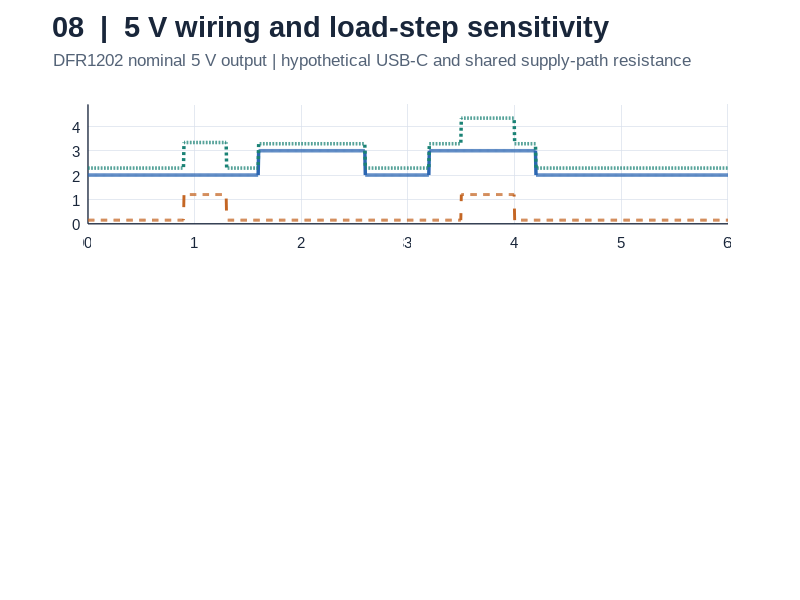

The MATLAB source for this figure: (Note: this script raises an error after producing the figure.)
%% Electrical Figure 08
% 5 V USB-C POWER-PATH SENSITIVITY TO LOAD STEPS AND WIRING RESISTANCE
% WRO 2026 Future Engineers | engineering_journal/2-elec.md
%
% This is a PHYSICS-BASED PLANNING MODEL, NOT MEASURED VOLTAGE DATA.
% Only published ratings below are treated as specifications:
%   DFR1202 nominal output: 5 V +/-1%, maximum 16 A (DFRobot DFR1202).
%   Raspberry Pi low-voltage warning reference: 4.63 V +/-5% (Raspberry Pi).
%   Raspberry Pi reliability guidance also discusses keeping supply >=4.8 V.
% The applied loads, resistances and event times are ALL EXPLICIT ASSUMPTIONS.
%
% The Pi receives DFR1202 power through a USB-C cable. This hypothetical
% path includes the Pi + camera + cooler, HAT electronics and 3.3-V subloads.
% The steering servo shares the Pi-side 5-V rail ONLY if external DFR0604
% VP is unpowered. The RPLIDAR is supplied separately from the 5-V buck;
% its 0.4-A operating load is NOT included in the Pi USB cable current.
%
% Interpretation: voltage at the Pi-side 5-V node is approximated as
% V_pi = V_buck - I_usb * (R_usb_path + R_shared_path).
% This models *resistive* load-step sensitivity, NOT dynamic converter output,
% firmware behavior, actual cable geometry, PD negotiation or servo transients.
%
% Requirements: Base MATLAB R2020a+ for exportgraphics. Run entire script.
% Outputs next to this script:
%   results/08_transient_timeline.png
%   results/simulation_inputs.mat
% No CSV or summary.txt is created.

clearvars; close all; clc;

%% 1. USER INPUTS -- identify every evidence class
p.project = 'YBR-SUNFLOWER | WRO 2026 Future Engineers';
p.figureID = '08 (final electrical MATLAB figure)';
p.modelType = 'Illustrative resistive load-step model; NOT physical measurements';

% Published equipment references, not claimed measurements:
p.converterNominalOutputV = 5.00; % DFR1202: 5 V +/-1%; nominal setpoint
p.converterPublishedToleranceV = 0.05; % 1% of 5 V, not a ripple estimate
p.piLowVoltageWarningV = 4.63;   % Raspberry Pi published low-voltage detection nominal
p.piDesignReferenceV = 4.80;      % Pi reliability guidance / planning reference

% Align the normal/servo values to MATLAB Electrical Figure 01 load budget.
p.piCameraCoolerBaseA = 2.00;     % SCENARIO: combined Pi 5 + camera + cooler
p.hatElectronicsA = 0.120;        % SCENARIO: DFR0592 + DFR0604 logic
p.imuCurrentA = 0.005;           % SEN0253 published operating current (3.3 V)
p.buttonCurrentA = 0.020;        % SCENARIO: DFR0785-W at 3.3 V
p.logic3v3V = 3.3;               % board breakout nominal
p.fiveVBusV = 5.0;
p.servoNoLoadA = 0.150;           % SCENARIO: user's generic 17g servo no-load estimate
p.servoHighLoadA = 1.200;        % SCENARIO: user's generic 17g servo stall-envelope upper
p.piComputeExtraA = 1.00;        % SCENARIO: extra Pi input draw during computation
p.servoViaPi5VRail = true;       % ASSUMPTION: DFR0604 external VP is unpowered

% These are *effective round-trip / common-path resistances*, including
% wires, contacts and supply-path effects. NOT measured cable resistances.
scenarioName = { ...
    'Low-R reference', ...
    'Planning cable + contacts', ...
    'Higher shared resistance', ...
    'Higher USB-C path resistance'};
scenarioUSBohm = [0.020 0.045 0.045 0.100];
scenarioCommonOhm = [0.005 0.010 0.035 0.010];

p.durationS = 6.0;
p.dtS = 0.005;
p.computeEvent1S = [1.60 2.60];
p.computeEvent2S = [3.20 4.20];
p.servoEvent1S = [0.90 1.30];
p.servoEvent2S = [3.50 4.00];

%% 2. Validate assumptions and calculate the electrical power path
assert(p.converterNominalOutputV>0 && p.dtS>0 && p.durationS>0);
assert(p.servoViaPi5VRail, ...
    'This model assumes DFR0604 external VP is unused; edit architecture first.');
assert(p.servoHighLoadA>=p.servoNoLoadA && p.piComputeExtraA>=0);
assert(all(scenarioUSBohm>=0) && all(scenarioCommonOhm>=0));
assert(numel(scenarioName)==numel(scenarioUSBohm));
assert(p.logic3v3V>0 && p.fiveVBusV>p.logic3v3V);

% First-order equivalent of a downstream 3.3 V load, assuming ideal 3.3-V
% conversion (so it is not falsely counted as 3.3 V + 5 V independently).
I3v3EquivalentAt5A = p.logic3v3V * ...
    (p.imuCurrentA+p.buttonCurrentA) / p.fiveVBusV;

% The RPLIDAR has its own DFR1202 output branch, so it is deliberately
% excluded here. This model predicts the USB-C / Pi-side node only.
t = (0:p.dtS:p.durationS)';
computeActive = (t>=p.computeEvent1S(1) & t<p.computeEvent1S(2)) | ...
                (t>=p.computeEvent2S(1) & t<p.computeEvent2S(2));
servoActive = (t>=p.servoEvent1S(1) & t<p.servoEvent1S(2)) | ...
              (t>=p.servoEvent2S(1) & t<p.servoEvent2S(2));

IpiA = p.piCameraCoolerBaseA + p.piComputeExtraA * double(computeActive);
IservoA = p.servoNoLoadA + ...
    (p.servoHighLoadA-p.servoNoLoadA) * double(servoActive);
IusbA = IpiA + p.hatElectronicsA + I3v3EquivalentAt5A + IservoA;

% Quasi-static resistor model; step changes are intentional. DO NOT read
% the sharp steps as actual converter bandwidth or physical rise time.
nScenario = numel(scenarioName);
Vpi = zeros(numel(t),nScenario);
for k=1:nScenario
    Vpi(:,k) = p.converterNominalOutputV - ...
        IusbA * (scenarioUSBohm(k)+scenarioCommonOhm(k));
end

minimumV = min(Vpi,[],1);
referenceCurrentA = p.piCameraCoolerBaseA+p.hatElectronicsA+ ...
    I3v3EquivalentAt5A+p.servoNoLoadA;
peakCurrentA = max(IusbA);

%% 3. Figure style -- MATCH Figures 01-07: white axes, dark typography
ink      = [0.10 0.15 0.23];
muted    = [0.33 0.39 0.47];
gridGrey = [0.85 0.88 0.92];
blue     = [0.17 0.40 0.70];
teal     = [0.10 0.51 0.46];
purple   = [0.52 0.34 0.66];
amber    = [0.77 0.40 0.14];
warn     = [0.72 0.27 0.24];
colors = [blue; teal; purple; amber];

fig=figure('Color',[1 1 1],'Units','pixels', ...
    'Position',[70 70 1480 940]);
set(fig,'InvertHardcopy','off');

annotation(fig,'textbox',[0.066 0.929 0.89 0.053], ...
    'String','08  |  5 V wiring and load-step sensitivity', ...
    'FontName','Arial','FontSize',21,'FontWeight','bold', ...
    'Color',ink,'LineStyle','none','Interpreter','none');
annotation(fig,'textbox',[0.067 0.884 0.88 0.039], ...
    'String','DFR1202 nominal 5 V output | hypothetical USB-C and shared supply-path resistance', ...
    'FontName','Arial','FontSize',12.4,'Color',muted, ...
    'LineStyle','none','Interpreter','none');

%% 4. Upper panel: explicit current-demand timeline
ax1=axes('Parent',fig,'Position',[0.110 0.627 0.800 0.199], ...
    'Color',[1 1 1]);
hold(ax1,'on');
plot(ax1,t,IpiA,'-','Color',blue,'LineWidth',2.5);
plot(ax1,t,IservoA,'--','Color',amber,'LineWidth',2.1);
plot(ax1,t,IusbA,':','Color',teal,'LineWidth',2.5);
set(ax1,'XLim',[0 p.durationS],'YLim',[0 4.9], ...
    'XColor',ink,'YColor',ink,'FontName','Arial','FontSize',11.0, ...
    'LineWidth',0.95,'TickLength',[0 0], ...
    'Box','off','XGrid','on','YGrid','on','GridColor',gridGrey, ...
    'GridAlpha',0.70,'Layer','bottom');
ax1.Color=[1 1 1];
ylabel(ax1,'Modeled current (A)', ...
    'Color',ink,'FontName','Arial','FontSize',11.6,'FontWeight','bold');
lg1=legend(ax1,{'Pi-side compute','Servo','USB-C path total'}, ...
    'Location','northwest','Orientation','horizontal', ...
    'FontName','Arial','FontSize',10.0, ...
    'TextColor',ink,'Box','off');
lg1.Color=[1 1 1];

%% 5. Lower panel: same input schedule, different hypothesized resistances
ax2=axes('Parent',fig,'Position',[0.110 0.300 0.800 0.258], ...
    'Color',[1 1 1]);
hold(ax2,'on');
plots=gobjects(1,nScenario);
for k=1:nScenario
    plots(k)=plot(ax2,t,Vpi(:,k),'-', ...
        'Color',colors(k,:),'LineWidth',2.25);
end
plot(ax2,[0 p.durationS],[p.piDesignReferenceV p.piDesignReferenceV], ...
    '--','Color',amber,'LineWidth',1.45,'HandleVisibility','off');
plot(ax2,[0 p.durationS],[p.piLowVoltageWarningV p.piLowVoltageWarningV], ...
    ':','Color',warn,'LineWidth',1.65,'HandleVisibility','off');

% Reference lines labeled at right, outside the principal event windows.
text(ax2,p.durationS-0.07,p.piDesignReferenceV+0.013, ...
    '4.80 V design reference','Color',amber, ...
    'FontName','Arial','FontSize',9.6,'FontWeight','bold', ...
    'HorizontalAlignment','right','VerticalAlignment','bottom');
text(ax2,p.durationS-0.07,p.piLowVoltageWarningV-0.018, ...
    '4.63 V low-voltage warning reference','Color',warn, ...
    'FontName','Arial','FontSize',9.6, ...
    'HorizontalAlignment','right','VerticalAlignment','top');

set(ax2,'XLim',[0 p.durationS],'YLim',[4.39 5.015], ...
    'XColor',ink,'YColor',ink,'FontName','Arial','FontSize',11.0, ...
    'LineWidth',0.95,'TickLength',[0 0], ...
    'Box','off','XGrid','on','YGrid','on','GridColor',gridGrey, ...
    'GridAlpha',0.70,'Layer','bottom');
ax2.Color=[1 1 1];
ax2.YTick=[4.4 4.5 4.6 4.7 4.8 4.9 5.0];
xlabel(ax2,'Illustrative elapsed time (seconds)', ...
    'Color',ink,'FontName','Arial','FontSize',12.0,'FontWeight','bold');
ylabel(ax2,'Modeled Pi supply (V)', ...
    'Color',ink,'FontName','Arial','FontSize',11.6,'FontWeight','bold');

lg2=legend(ax2,plots,scenarioName,'Location','southwest', ...
    'FontName','Arial','FontSize',9.9,'TextColor',ink,'Box','on');
lg2.Color=[1 1 1];
lg2.EdgeColor=gridGrey;

%% 6. Footer: scenario summary and model limitations
annotation(fig,'textbox',[0.066 0.174 0.88 0.051], ...
    'String',sprintf(['Normal Pi USB path: %.3f A  |  peak modeled USB path: %.3f A  |  ', ...
    'nominal DFR1202 output: %.2f V'], ...
    referenceCurrentA,peakCurrentA,p.converterNominalOutputV), ...
    'FontName','Arial','FontSize',10.9,'FontWeight','bold', ...
    'Color',ink,'LineStyle','none','Interpreter','none');

%% 7. Export exactly one PNG and the reproducible input file
scriptDir=fileparts(mfilename('fullpath'));
if isempty(scriptDir),scriptDir=pwd;end
resultDir=fullfile(scriptDir,'results');
if ~exist(resultDir,'dir'),mkdir(resultDir);end
pngPath=fullfile(resultDir,'08_transient_timeline.png');
exportgraphics(fig,pngPath,'Resolution',240,'BackgroundColor','white');

% Save only data that explain/reproduce this sensitivity study.
save(fullfile(resultDir,'simulation_inputs.mat'), ...
    'p','scenarioName','scenarioUSBohm','scenarioCommonOhm', ...
    'I3v3EquivalentAt5A','t','IpiA','IservoA','IusbA','Vpi','minimumV');

fprintf('\nYBR-SUNFLOWER | ELECTRICAL FIGURE 08 | FINAL MATLAB VISUAL\n');
fprintf('Evidence: spec voltages + scenario currents/resistances; NOT measurements.\n');
fprintf('DFR1202 nominal output: %.2f V; tolerance +/-%.2f V\n', ...
    p.converterNominalOutputV,p.converterPublishedToleranceV);
fprintf('Normal Pi USB path current: %.4f A\n',referenceCurrentA);
fprintf('Peak Pi USB path current: %.4f A\n',peakCurrentA);
for k=1:nScenario
    fprintf('%-31s | R_usb=%.3f ohm  R_common=%.3f ohm  Min V_pi=%.3f V\n', ...
        scenarioName{k},scenarioUSBohm(k),scenarioCommonOhm(k),minimumV(k));
end
fprintf('SAVED: %s\n',pngPath);
fprintf(['CAUTION: The stated voltages are equivalent-circuit results only; ', ...
    'do not infer any measured USB-C or DFR1202 response.\n\n']);
